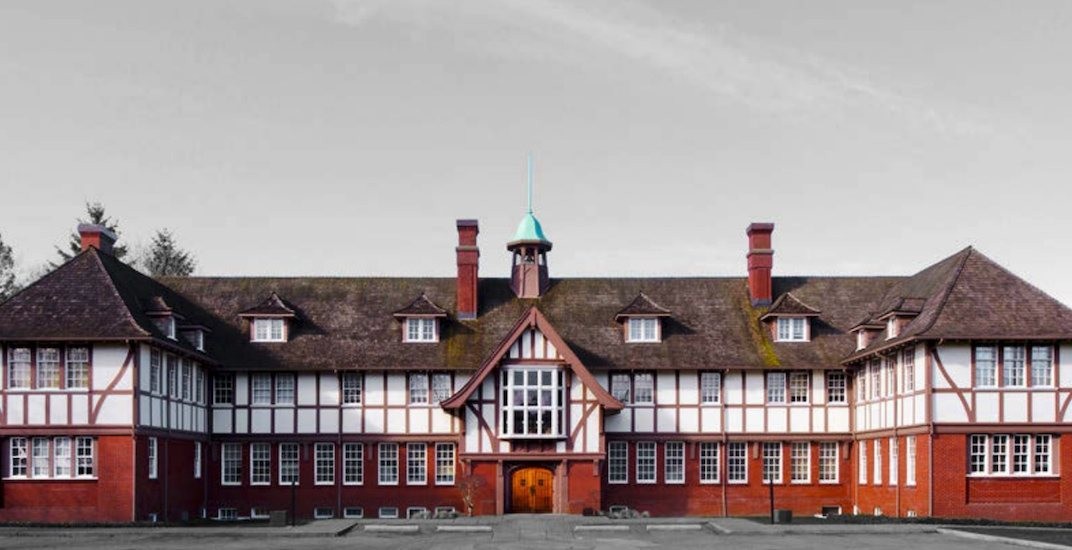
#> input picture ORB/building.jpg, 1072 x 550 px
$ python KeyPointORB.py
#> lines starting #> are read from the running program, lines starting #| are printed output that depends on the picture
# -*- coding: utf-8 -*-
"""
Created on Tue Jan 22 21:33:06 2019

@author: santhob
"""
import cv2
import matplotlib.pyplot as plt

# Set the default figure size
plt.rcParams['figure.figsize'] = [20,10]

# Load the training image
image = cv2.imread('building.jpg')
#> image is the input picture: shape (550, 1072, 3); mean B, G, R 145.4, 145.3, 156.5

# Convert the training image to RGB
training_image = cv2.cvtColor(image, cv2.COLOR_BGR2RGB)

# Convert the training image to gray Scale
training_gray = cv2.cvtColor(image, cv2.COLOR_BGR2GRAY)
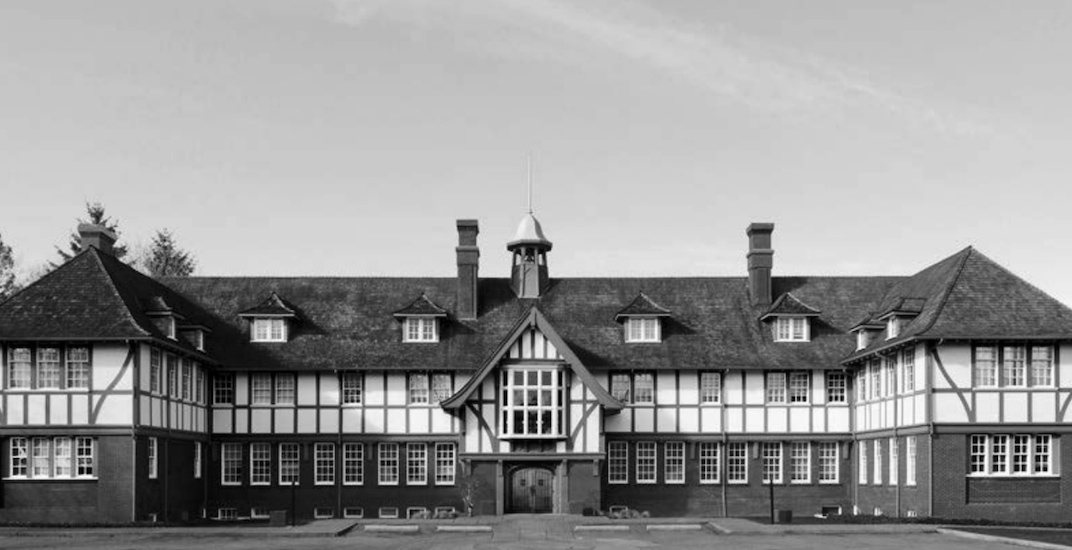
#> training_gray: shape (550, 1072); min 0, max 255, mean 148.7

# Display the images
plt.subplot(121)
plt.title('Original Training Image')
plt.imshow(training_image)
plt.subplot(122)
plt.title('Gray Scale Training Image')
plt.imshow(training_gray, cmap = 'gray')
plt.show()
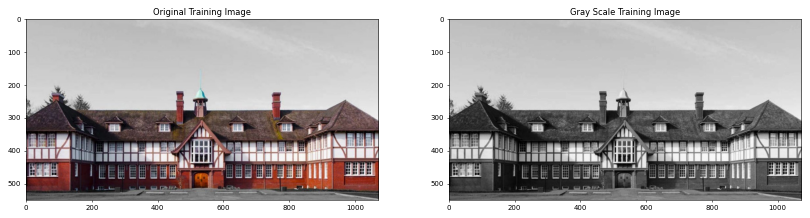
#> figure drawn by matplotlib, 2 panels

# Import copy to make copies of the training image
import copy

# Set the default figure size
plt.rcParams['figure.figsize'] = [14.0, 7.0]

# Set the parameters of the ORB algorithm by specifying the maximum number of keypoints to locate and
# the pyramid decimation ratio
orb = cv2.ORB_create(200, 2.0)

# Find the keypoints in the gray scale training image and compute their ORB descriptor.
# The None parameter is needed to indicate that we are not using a mask.
keypoints, descriptor = orb.detectAndCompute(training_gray, None)
#> keypoints = 188 keypoints; strongest (x, y, size): (532, 430, 62), (544, 430, 62), (82, 472, 62), (518, 412, 62)

# Create copies of the training image to draw our keypoints on
keyp_without_size = copy.copy(training_image)
keyp_with_size = copy.copy(training_image)

# Draw the keypoints without size or orientation on one copy of the training image
cv2.drawKeypoints(training_image, keypoints, keyp_without_size, color = (0, 255, 0))
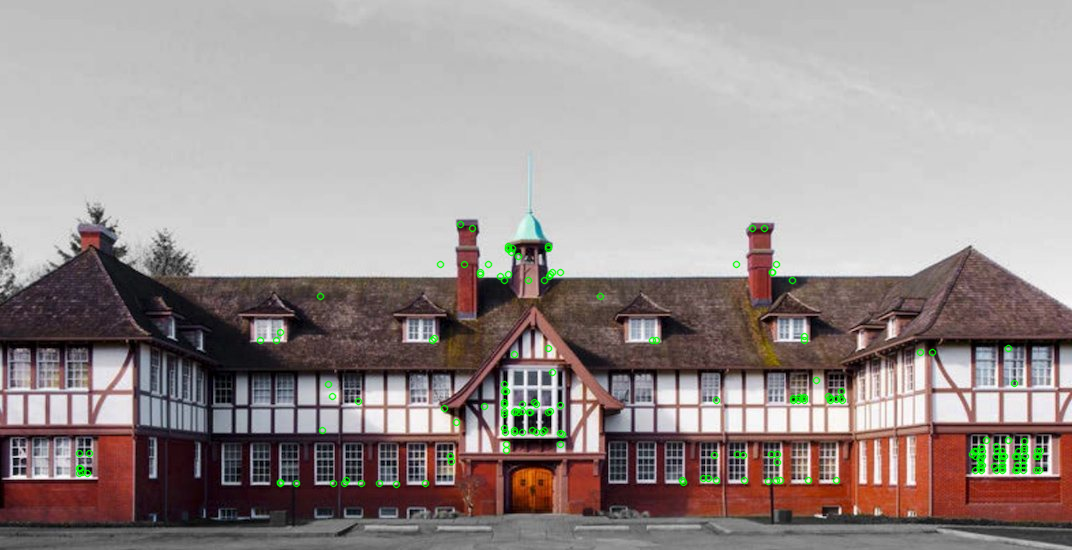
#> keyp_without_size: shape (550, 1072, 3); mean R, G, B 155.7, 146.1, 144.5

# Draw the keypoints with size and orientation on the other copy of the training image
cv2.drawKeypoints(training_image, keypoints, keyp_with_size, flags = cv2.DRAW_MATCHES_FLAGS_DRAW_RICH_KEYPOINTS)
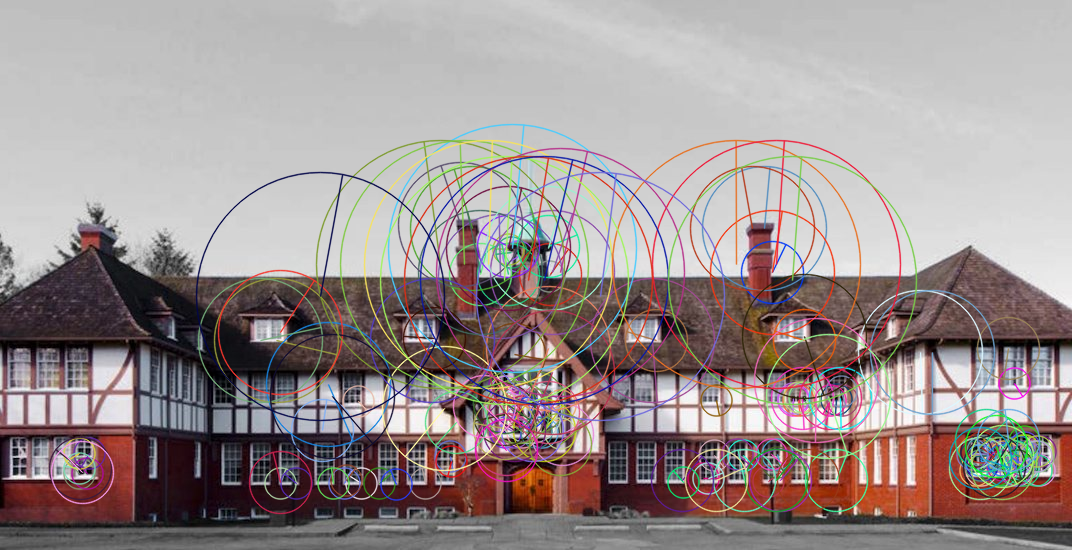
#> keyp_with_size: shape (550, 1072, 3); mean R, G, B 155.9, 145, 144.8

# Display the image with the keypoints without size or orientation
plt.subplot(121)
plt.title('Keypoints Without Size or Orientation')
plt.imshow(keyp_without_size)

# Display the image with the keypoints with size and orientation
plt.subplot(122)
plt.title('Keypoints With Size and Orientation')
plt.imshow(keyp_with_size)
plt.show()

# Print the number of keypoints detected
print("\nNumber of keypoints Detected: ", len(keypoints))
#| Number of keypoints Detected:  188
